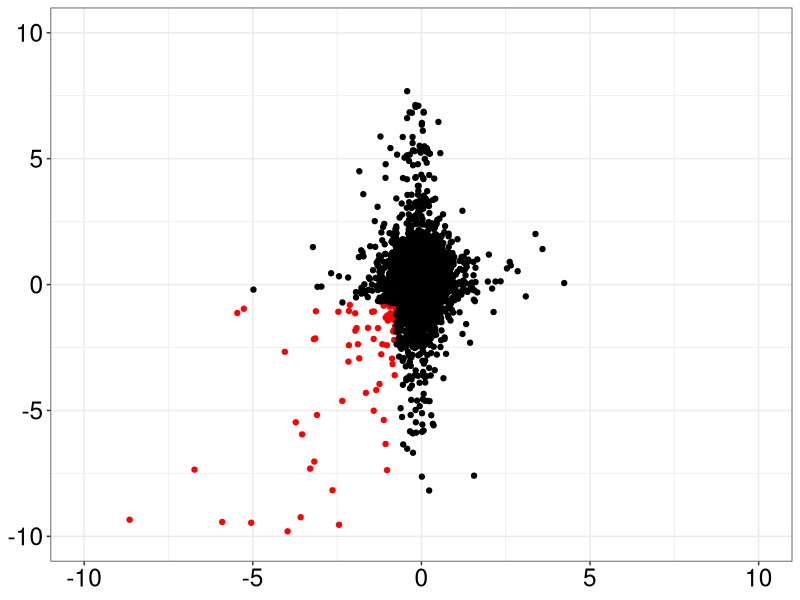
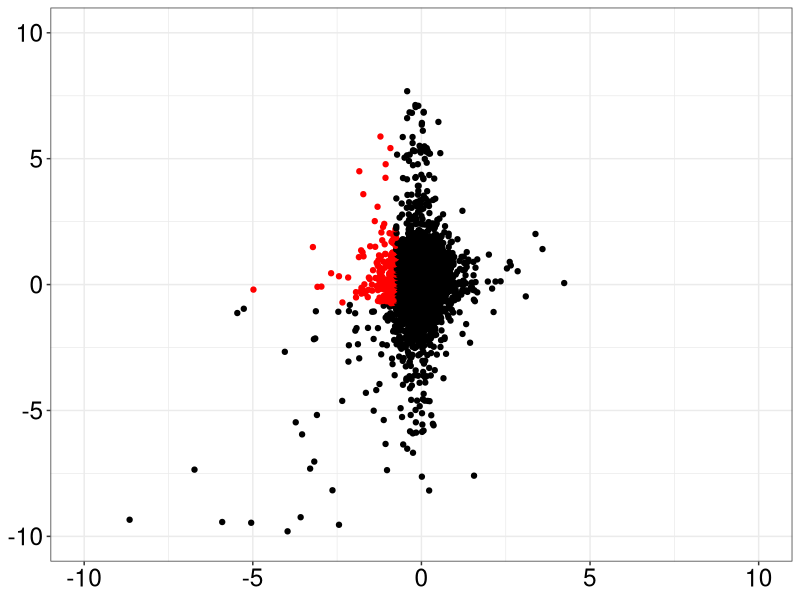
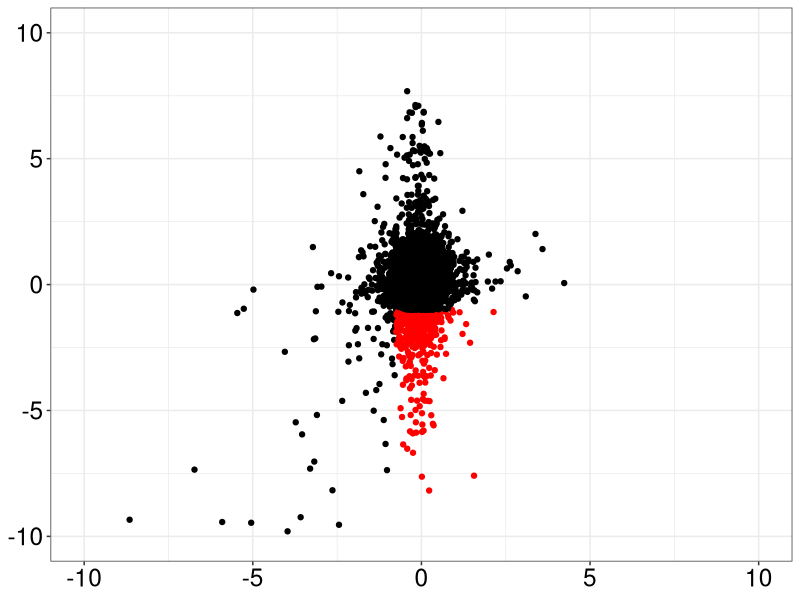

The R source for these figures, in order:
library(ggplot2)

mycT_vs_mybDKO <- read.csv("mycT_vs_mybDKO.csv")

mycT_mybDKO_down_plot <- ggplot(mycT_vs_mybDKO, aes(x=mycT, y=mybDKO, colour=(mycT_mybDKO_down))) + scale_colour_manual(values=c("black", "red")) + geom_point() + theme_bw() + xlim(-10, 10) + ylim(-10, 10) + theme(legend.position="none")

mycT_mybDKO_down_plot + theme(axis.text.x = element_text(size=rel(2), colour="black")) + theme(axis.text.y = element_text(size=rel(2), colour="black")) + theme(axis.title.y=element_blank()) + theme(axis.title.x=element_blank())

mycT_down_down_plot <- ggplot(mycT_vs_mybDKO, aes(x=mycT, y=mybDKO, colour=mycT_down)) + scale_colour_manual(values=c("black", "red")) + geom_point() + theme_bw() + xlim(-10, 10) + ylim(-10, 10) + theme(legend.position="none")

mycT_down_down_plot + theme(axis.text.x = element_text(size=rel(2), colour="black")) + theme(axis.text.y = element_text(size=rel(2), colour="black")) + theme(axis.title.y=element_blank()) + theme(axis.title.x=element_blank())

mybDKO_down_down_plot <- ggplot(mycT_vs_mybDKO, aes(x=mycT, y=mybDKO, colour=mybDKO_down)) + scale_colour_manual(values=c("black", "red")) + geom_point() + theme_bw() + xlim(-10, 10) + ylim(-10, 10) + theme(legend.position="none")

mybDKO_down_down_plot + theme(axis.text.x = element_text(size=rel(2), colour="black")) + theme(axis.text.y = element_text(size=rel(2), colour="black")) + theme(axis.title.y=element_blank()) + theme(axis.title.x=element_blank())
